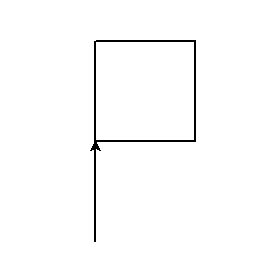

Write Python code to recreate this figure.
"""
   简易旗子.py
"""
import turtle          # 导入海龟模块

turtle.pensize(2)      # 设定画笔轨迹粗细为2
turtle.setheading(90)  # 设置方向为90度
turtle.fd(100)         # 海龟前进100个单位

for x in range(4):     # 在范围4内不断更新x
    turtle.fd(100)     # 海龟前进100个单位
    turtle.rt(90)      # 海龟右转90度
    
turtle.done()          # 海龟做完了(进入事件循环)
